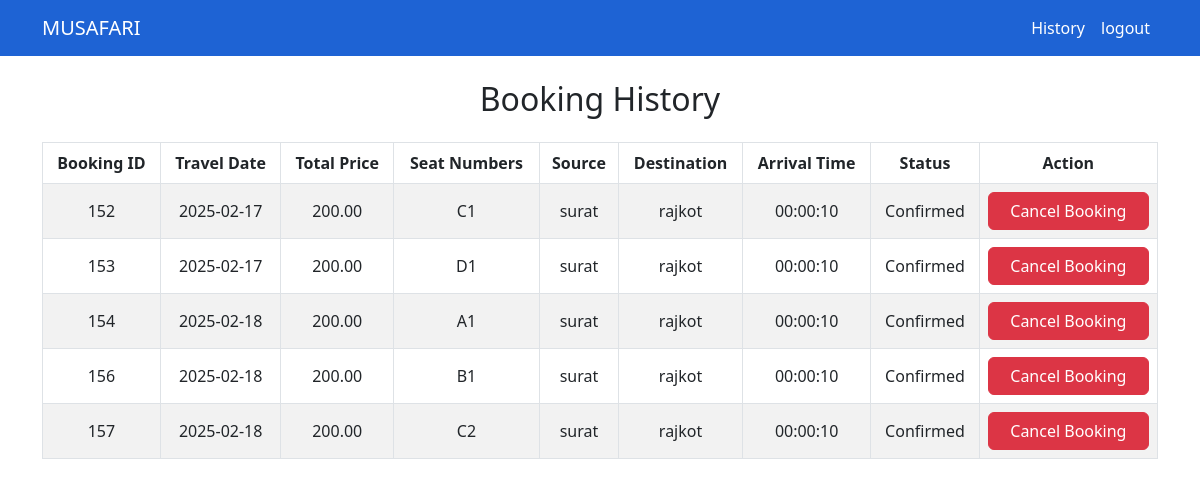
The page /booking_history.php (signed in) on the database its author committed.
### tables this page shows
CREATE TABLE `bookings` (
  `id` int(11) NOT NULL,
  `user_id` int(11) NOT NULL,
  `bus_id` int(11) NOT NULL,
  `travel_date` date NOT NULL,
  `total_price` decimal(10,2) NOT NULL,
  `booking_date` timestamp NOT NULL DEFAULT current_timestamp(),
  `seat_numbers` varchar(255) NOT NULL,
  `source` varchar(100) NOT NULL,
  `destination` varchar(100) NOT NULL,
  `arrival_time` time NOT NULL,
  `status` enum('Confirmed','Cancelled') DEFAULT 'Confirmed'
);

### booking_history.php (the view, shortened to what this page needs)
<?php
include('config.php');
$userId = $_SESSION['id'];
$query = "SELECT b.id, b.travel_date, b.total_price, b.source, b.destination, b.arrival_time, b.status,
                 GROUP_CONCAT(s.seat_number ORDER BY s.seat_number) AS seat_numbers
          FROM bookings b
          LEFT JOIN booked_seats bs ON b.id = bs.booking_id
          LEFT JOIN seats s ON bs.seat_id = s.seat_id
          WHERE b.user_id = ?
          GROUP BY b.id, b.travel_date, b.total_price, b.source, b.destination, b.arrival_time, b.status";
$stmt = $conn->prepare($query);
$stmt->bind_param('i', $userId);
$stmt->execute();
$result = $stmt->get_result();
?>
<!DOCTYPE html>
<html lang="en">
<head>
    <link href="https://cdn.jsdelivr.net/npm/bootstrap@5.3.0-alpha1/dist/css/bootstrap.min.css" rel="stylesheet">
</head>
<body>
<?php include "navbar.php" ?>
<div class="container">
    <h2 class="mt-4 mb-4">Booking History</h2>
    <?php
    if ($result->num_rows > 0) {
        echo '<table class="table table-striped table-bordered">
                <thead>
                    <tr>
                        <th>Booking ID</th>
                        <th>Travel Date</th>
                        <th>Total Price</th>
                        <th>Seat Numbers</th>
                        <th>Source</th>
                        <th>Destination</th>
                        <th>Arrival Time</th>
                        <th>Status</th>
                        <th>Action</th>
                    </tr>
                </thead>
                <tbody>';
        while ($row = $result->fetch_assoc()) {
            echo '<tr>
                    <td>' . $row['id'] . '</td>
                    <td>' . $row['travel_date'] . '</td>
                    <td>' . number_format($row['total_price'], 2) . '</td>
                    <td>' . ($row['seat_numbers'] ?: 'N/A') . '</td>
                    <td>' . $row['source'] . '</td>
                    <td>' . $row['destination'] . '</td>
                    <td>' . $row['arrival_time'] . '</td>
                    <td>' . $row['status'] . '</td>
                    <td>';
            if ($row['status'] != 'Cancelled') {
                echo '<form method="POST" action="">
                        <input type="hidden" name="booking_id" value="' . $row['id'] . '">
                        <button type="submit" name="cancel_booking" class="btn btn-danger w-100">Cancel Booking</button>
                    </form>';
            } else {
                echo '<button type="submit" name="cancel_booking" class="btn btn-danger disabled w-100">Cancelled</button>';
            }
            echo '</td>
                </tr>';
        }
        echo '</tbody>
            </table>';
    } else {
        echo '<div class="alert alert-warning" role="alert">No bookings found.</div>';
    }
    ?>
</div>
</body>
</html>

### booking_history.php (style rules this page uses)
h2 { margin-bottom: 20px; text-align: center; }
.table th, .table td { text-align: center; vertical-align: middle; }
body { background-color: #f8f9fa; }
.form-control, .btn { border-radius: 10px; }

### rows shown on the page
bookings: id "152", travel_date "2025-02-17", total_price "200.00", seat_numbers "C1", source "surat", destination "rajkot", arrival_time "00:00:10", status "Confirmed"
bookings: id "153", travel_date "2025-02-17", total_price "200.00", seat_numbers "D1", source "surat", destination "rajkot", arrival_time "00:00:10", status "Confirmed"
bookings: id "154", travel_date "2025-02-18", total_price "200.00", seat_numbers "A1", source "surat", destination "rajkot", arrival_time "00:00:10", status "Confirmed"
bookings: id "156", travel_date "2025-02-18", total_price "200.00", seat_numbers "B1", source "surat", destination "rajkot", arrival_time "00:00:10", status "Confirmed"
bookings: id "157", travel_date "2025-02-18", total_price "200.00", seat_numbers "C2", source "surat", destination "rajkot", arrival_time "00:00:10", status "Confirmed"
